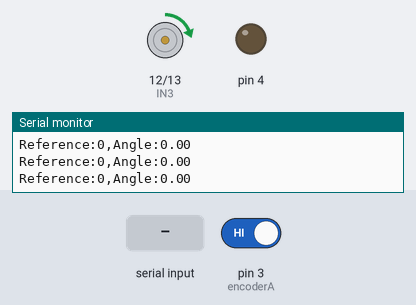
This sketch was run on a simulated Arduino Uno, built with avr-gcc and run on an emulated ATmega328P. On the bench: motor-driver pin pairs drawn as motors (green arrow = first pin HIGH = forward, orange = second pin HIGH = backward, longer = more drive, scaled by the enable pin), output pins drawn as LEDs (lit = HIGH), the last lines printed to the serial monitor. The test bench sets the inputs (shaded band); at power-on: pin 3 (encoderA) HIGH.

Above: at 1.2 s.
1.3 s: "90,45\n" received over Serial
At 1.77 s:
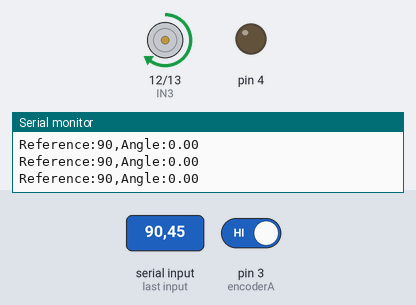
3.6 s: "30,150\n" received over Serial
At 4.5 s:
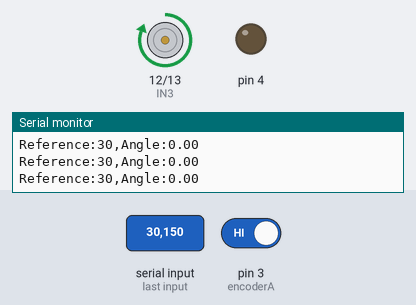
5.1 s: "5\n" received over Serial
At 6.1 s:
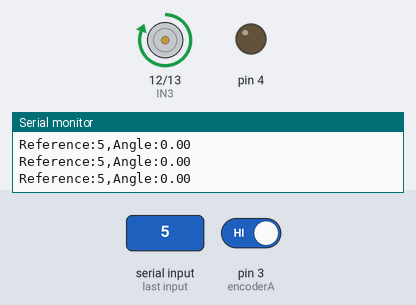
Timing chart, 0 to 8.1 s (numbered marks = the images above; inputs shaded):
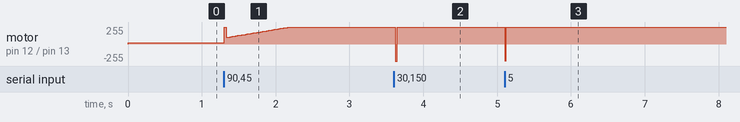

Measured:
- after the input at 3.6 s, motor on pin 12 (IN3) / pin 13 (IN4): forward 255/255 → backward 255/255 at once, → forward 255/255 0.03 s later
- after the input at 5.1 s, motor on pin 12 (IN3) / pin 13 (IN4): forward 255/255 → backward 252/255 at once, → forward 255/255 0.02 s later

The sketch:

encoderTest.ino
```cpp
#define ENB 11 // PWM control for motor 2
#define IN3 12 // Direction control for motor 2
#define IN4 13 // Direction control for motor 2

const int encoderA = 3;
const int encoderB = 2;

volatile int counterA = 0;
volatile int counterB = 0;
float currentAngle = 0.0;
float rpm=0.0;
unsigned long previousMillis = 0, currentMillis = 0;
int pos=0;
int pot=0;
int power=0;
float error = 0.0;

void setup()
{
  Serial.begin(9600);

  pinMode(ENB, OUTPUT);
  pinMode(IN3, OUTPUT);
  pinMode(IN4, OUTPUT);
  pinMode(4, OUTPUT);
  pinMode(A3, INPUT);
  pinMode(encoderA, INPUT);
  pinMode(encoderB, INPUT);
  attachInterrupt(digitalPinToInterrupt(encoderA), encoderISRA, RISING);

  previousMillis = millis();
  digitalWrite(4, 0);
  pot = 0;
  currentAngle = pot;
  pos = int(currentAngle/1.18421);
}

void loop()
{
//  currentMillis = millis();
//  if (currentMillis - previousMillis >= 500)
//  {
//    previousMillis = millis();
//    Serial.print("Current power: ");
//    Serial.print(power);
//    Serial.print("||||| Current angle: ");
//    Serial.println(currentAngle);
//  }

  Serial.print("Reference:");
  Serial.print(pot);
  Serial.print(",");
//  Serial.print("Power:");
//  Serial.print(power);
//  Serial.print(",");
  Serial.print("Angle:");
  Serial.println(currentAngle);

  currentAngle = float(pos)*1.18421; // 360/304=1.82, 304 is encoder PPR
  if (Serial.available() > 0) {
    String input = Serial.readStringUntil('\n');
    if (input.length() > 0) {
      pot = input.toInt();
    }
  }

  error = float(pot)- currentAngle;
  power = controllerPID(error);

  if (power < 0)
  { // Set CW rotation
    digitalWrite(IN3, 0);
    digitalWrite(IN4, 1);
    power = -1 * power;
  }
  else
  {
    // Set CCW rotation
    digitalWrite(IN3, 1);
    digitalWrite(IN4, 0);
  }

  analogWrite(ENB, constrain(power, 20, 255));
}

void encoderISRA()
{
  if (digitalRead(encoderB))
  {
    pos = (pos+1)%304;
  }
  else
  {
    pos = (pos-1)%304;
  }
}

int controllerPID(float error)
{
  static unsigned long nowTime = 0;
  static unsigned long prevTime = 0;
  static float dt = 0.0;

  static float Kp = 1.0;
  static float Kd = 0.4;
  static float Ki = 2.0;

  static float prevError = 0;
  static float beforePrevError = 0;
  static float integralTerm = 0.0;
  static float derivativeTerm = 0.0;

  static int sumPID = 0;

  nowTime = millis();
  dt = float(nowTime - prevTime + 0.5) * 0.001;
  prevTime = nowTime;

  // Proportional term is error itself
  integralTerm += error*dt;
  derivativeTerm = (3.0*error - 4.0*prevError + beforePrevError) / (2.0*dt);

  sumPID = int(error*Kp + integralTerm*Ki + derivativeTerm*Kd + 0.5);

  prevError = error;
  beforePrevError = prevError;

  return sumPID;
}

void onOffControl(int refAngle)
{
  if (currentAngle < 0)
  {
    // Rotate CW
    digitalWrite(IN3, 1);
    digitalWrite(IN4, 0);
    analogWrite(ENB, 40);
  }
  else
  {
    if (refAngle > currentAngle)
    {
      // Rotate CCW
      digitalWrite(IN3, 1);
      digitalWrite(IN4, 0);
      analogWrite(ENB, 50);
    }
    else if (refAngle < currentAngle)
    {
      // Rotate CCW
      digitalWrite(IN3, 0);
      digitalWrite(IN4, 1);
      analogWrite(ENB, 50);
    }
    else
    {
      digitalWrite(IN3, 0);
      digitalWrite(IN4, 0);
      analogWrite(ENB, 0);
    }
  }
}
```
